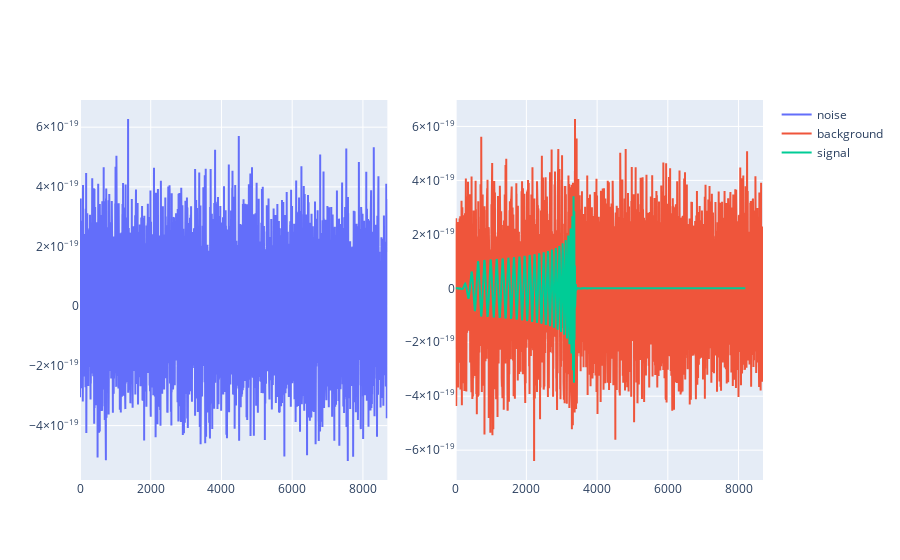

Notebook code for this chart:
### Markdown cell above
Plot the data (gravitational waves)

### Code cell
# get the index corresponding to the first pure noise time series
background_idx = np.argmin(labels)
# get the index corresponding to the first noise + gravitational wave time series
signal_idx = np.argmax(labels)

ts_noise = noisy_signals[background_idx]
ts_background = noisy_signals[signal_idx]
ts_signal = gw_signals[signal_idx]

fig = make_subplots(rows=1, cols=2)

fig.add_trace(
    go.Scatter(x=list(range(len(ts_noise))), y=ts_noise, mode="lines", name="noise"),
    row=1,
    col=1,
)

fig.add_trace(
    go.Scatter(
        x=list(range(len(ts_background))),
        y=ts_background,
        mode="lines",
        name="background",
    ),
    row=1,
    col=2,
)

fig.add_trace(
    go.Scatter(x=list(range(len(ts_signal))), y=ts_signal, mode="lines", name="signal"),
    row=1,
    col=2,
)
fig.show()

### Figure 1 — Plotly figure (JSON) as saved in the notebook; plotly's stock layout.template omitted (floating-point values rounded to 4 significant figures; data arrays with more than 128 entries replaced by an {"elided": "..."} marker saying what was removed)
{"data": [{"mode": "lines", "name": "noise", "type": "scatter", "x": {"elided": "8692 int values"}, "xaxis": "x", "y": {"elided": "8692 float values"}, "yaxis": "y"}, {"mode": "lines", "name": "background", "type": "scatter", "x": {"elided": "8692 int values"}, "xaxis": "x2", "y": {"elided": "8692 float values"}, "yaxis": "y2"}, {"mode": "lines", "name": "signal", "type": "scatter", "x": {"elided": "8192 int values"}, "xaxis": "x2", "y": {"elided": "8192 float values"}, "yaxis": "y2"}], "layout": {"xaxis": {"anchor": "y", "domain": [0, 0.45]}, "xaxis2": {"anchor": "y2", "domain": [0.55, 1]}, "yaxis": {"anchor": "x", "domain": [0, 1]}, "yaxis2": {"anchor": "x2", "domain": [0, 1]}}}
